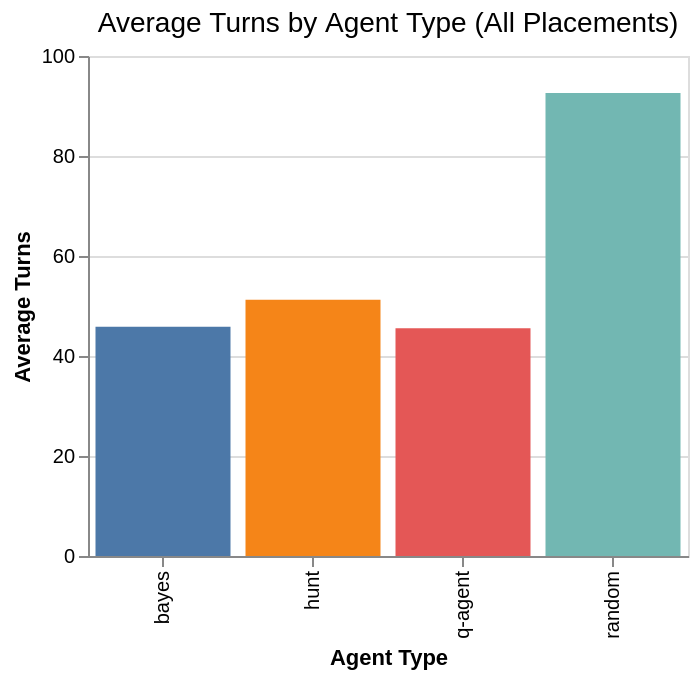

This figure's notebook cell:
### Code cell
c = make_bar_chart(df, "Average Turns by Agent Type (All Placements)")
c.save(IMG_DIR / "avg_turns_by_agent.png", ppi=300, scale_factor=2)
c.show()

### Figure 1 — Vega specification as saved in the notebook (floating-point values rounded to 4 significant figures)
{"$schema": "https://vega.github.io/schema/vega/v6.json", "data": [{"name": "source_0", "values": [{"agent_type": "random", "avg_turns": 92.61, "avg_turns_end": 92.61, "avg_turns_start": 0.0, "std_turns": 5.306}, {"agent_type": "q-agent", "avg_turns": 45.54, "avg_turns_end": 45.54, "avg_turns_start": 0.0, "std_turns": 13.5}, {"agent_type": "bayes", "avg_turns": 45.87, "avg_turns_end": 45.87, "avg_turns_start": 0.0, "std_turns": 10.77}, {"agent_type": "hunt", "avg_turns": 51.25, "avg_turns_end": 51.25, "avg_turns_start": 0.0, "std_turns": 10.87}]}, {"name": "source_0_x_domain_agent_type", "values": [{"agent_type": "random"}, {"agent_type": "q-agent"}, {"agent_type": "bayes"}, {"agent_type": "hunt"}]}, {"name": "source_0_color_domain_agent_type", "values": [{"agent_type": "random"}, {"agent_type": "q-agent"}, {"agent_type": "bayes"}, {"agent_type": "hunt"}]}], "marks": [{"type": "rect", "name": "marks", "from": {"data": "source_0"}, "encode": {"update": {"y2": {"field": "avg_turns_start", "scale": "y"}, "fill": {"field": "agent_type", "scale": "color"}, "y": {"field": "avg_turns_end", "scale": "y"}, "tooltip": {"signal": "{\"Agent\": isValid(datum[\"agent_type\"]) ? isArray(datum[\"agent_type\"]) ? join(datum[\"agent_type\"], '\\n') : datum[\"agent_type\"] : \"\"+datum[\"agent_type\"], \"Avg Turns\": format(datum[\"avg_turns\"], \".2f\"), \"Std Dev\": format(datum[\"std_turns\"], \".2f\")}"}, "x": {"field": "agent_type", "scale": "x"}, "width": {"signal": "max(0.25, bandwidth('x'))"}}}, "style": ["bar"]}], "scales": [{"name": "x", "type": "band", "domain": {"data": "source_0_x_domain_agent_type", "field": "agent_type", "sort": true}, "range": [0, {"signal": "width"}], "paddingOuter": 0.05, "paddingInner": 0.1}, {"name": "y", "type": "linear", "domain": {"data": "source_0", "fields": ["avg_turns_start", "avg_turns_end"]}, "range": [{"signal": "height"}, 0], "nice": true, "zero": true}, {"name": "color", "type": "ordinal", "domain": {"data": "source_0_color_domain_agent_type", "field": "agent_type", "sort": true}, "range": "category"}], "axes": [{"scale": "y", "minExtent": 0, "gridScale": "x", "labels": false, "grid": true, "maxExtent": 0, "tickCount": {"signal": "ceil(height/40)"}, "domain": false, "orient": "left", "ticks": false, "zindex": 0, "aria": false}, {"scale": "x", "title": "Agent Type", "labelAlign": "right", "labelAngle": 270, "orient": "bottom", "zindex": 0, "labelBaseline": "middle", "grid": false}, {"scale": "y", "orient": "left", "grid": false, "labelOverlap": true, "title": "Average Turns", "zindex": 0, "tickCount": {"signal": "ceil(height/40)"}}], "title": {"text": "Average Turns by Agent Type (All Placements)", "fontSize": 14, "anchor": "middle", "frame": "group", "fontWeight": "normal"}, "width": 300, "background": "white", "padding": 5, "height": 250, "style": "cell"}
